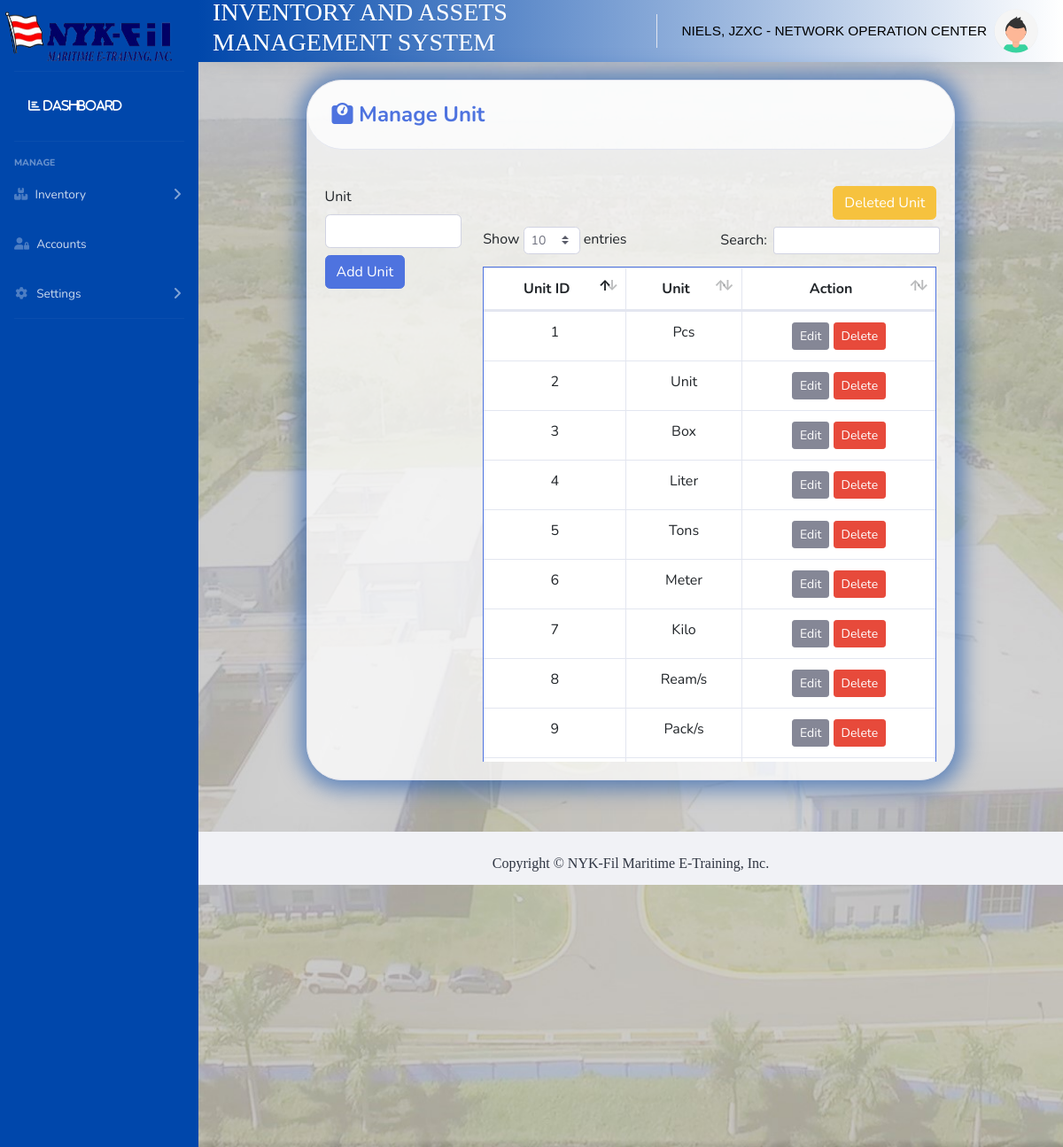
The page /pages/unit.php (signed in) on the database its author committed.
### tables this page shows
CREATE TABLE `unit_tbl` (
  `unitid` int(11) NOT NULL,
  `unit` varchar(50) NOT NULL,
  `unit_deleted` int(11) NOT NULL
);

### pages/unitclass.php (the view, shortened to what this page needs)
<?php
function populateunittable()
{
      try
      {
        include '../includes/dbcon.php';
        $statement = $conn->prepare("SELECT * from unit_tbl where unit_deleted = 1");
        $statement->execute();
        $result = $statement->get_result();
              while($row = $result->fetch_assoc())
              {
                    echo "<tr>";
                    echo "<td class='unitid'>".$row["unitid"]."</td>";
                    echo "<td>".$row["unit"]."</td>";
                    echo "<td>
                          <a class='btn btn-secondary btn-sm edit_btn' style='color:white;'>
                          Edit
                          </a>
                          <a class='btn btn-danger btn-sm ' onclick='return checkdelete()' href='unitdelete.php?id=".$row["unitid"]."' style='color:white;'>
                          Delete
                          </a>
                          </td>";
                    echo "</tr>";
              }
      }
      catch (\Exception $e) {
      }
    }
?>

### pages/head.php (style rules this page uses)
table,th,td { color:black; }

### rows shown on the page
unit_tbl: unitid "1", unit "Pcs"
unit_tbl: unitid "2", unit "Unit"
unit_tbl: unitid "3", unit "Box"
unit_tbl: unitid "4", unit "Liter"
unit_tbl: unitid "5", unit "Tons"
unit_tbl: unitid "6", unit "Meter"
unit_tbl: unitid "7", unit "Kilo"
unit_tbl: unitid "8", unit "Ream/s"
unit_tbl: unitid "9", unit "Pack/s"

### other values the page prints
$userfullname "NIELS, JZXC"
$userdepartment "NETWORK OPERATION CENTER"
